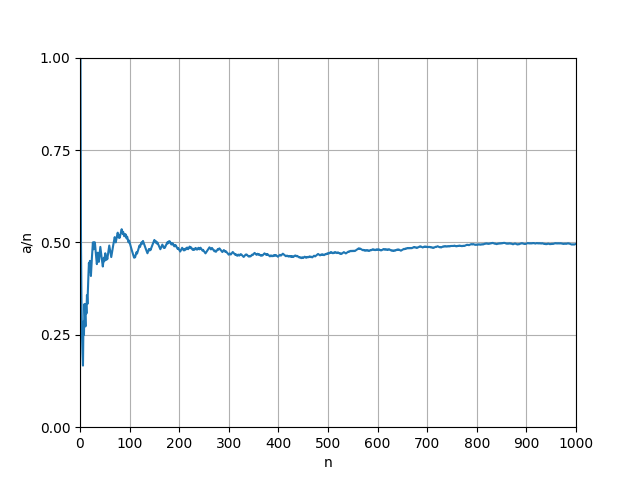

Source code (Python):
# coding:utf-8

# ランダムデータの生成や計算ができるモジュール
import numpy as np

# グラフを描画できるモジュール

from matplotlib import pyplot as plt

# 横軸に試行回数、縦軸に表がでた相対度数(a/n)をとってグラフ化する

# グラフの設定
def set_up_graph():
    plt.xlabel("n")  # 横軸の名前 (日本語使えない)
    plt.ylabel("a/n")  # 縦軸の名前(日本語使えない)
    plt.xlim(0.0, 1000.0)  # x軸の最大と最小を指定　float指定が必須(サイレントエラー)
    plt.ylim(0.0, 1.0)  # y軸の最大の最初を指定 float指定が必須(サイレントエラー)
    plt.xticks(np.arange(0, 1001, 100))  # 横軸のメモリ
    plt.yticks([0, 0.25, 0.50, 0.75, 1.00])  # 縦軸のメモリ
    plt.grid()  # grid追加(0.50に収束しているのがみやすいように)


# グラフの描画
def render_graph(x, y, file_name):
    plt.figure()
    set_up_graph()
    plt.plot(x, y)
    plt.savefig(file_name)


# 結果取得
def get_result_array():
    return np.random.randint(low=0, high=2, size=(1000,))


# x軸を定義
def get_x_axis():
    return range(1, 1001)  # x軸の値を配列に


# y軸の値を配列に
def get_y_axis():
    # numpyでランダムに1と０を取得して配列に格納
    result = np.random.randint(low=0, high=2, size=(1000,))
    # y軸の値を配列に(実際にいれる値は後でfor文で入れる)
    y_axis = []
    # 試行回数のカウント変数(確率を扱うためにfloatにする)
    count = float(0)
    # 表が出た回数のカウント変数(確率を扱うためにfloatにする)
    heads = float(0)
    # y_axisを作成(相対度数)
    for i in result:
        # numpyint64をネイティブのintに変換
        i = int(i)
        count += 1
        if i == 1:
            heads += 1
        p = float(heads / count)
        y_axis.append(p)
    return y_axis


def main():
    print(get_result_array())
    x_axis = get_x_axis()
    y_axis = get_y_axis()
    render_graph(x_axis, y_axis, "cointoss.png")


if __name__ == "__main__":
    main()
